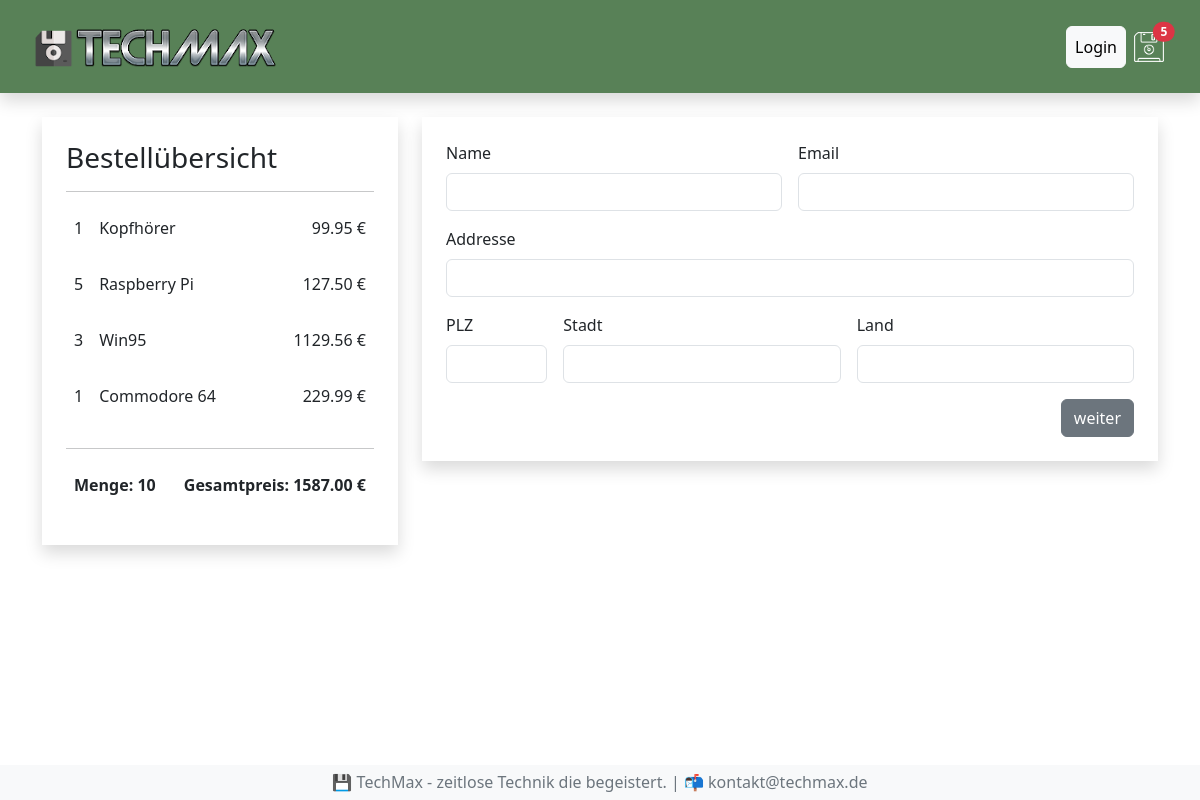
The app's page /kasse/ (signed in), older data.
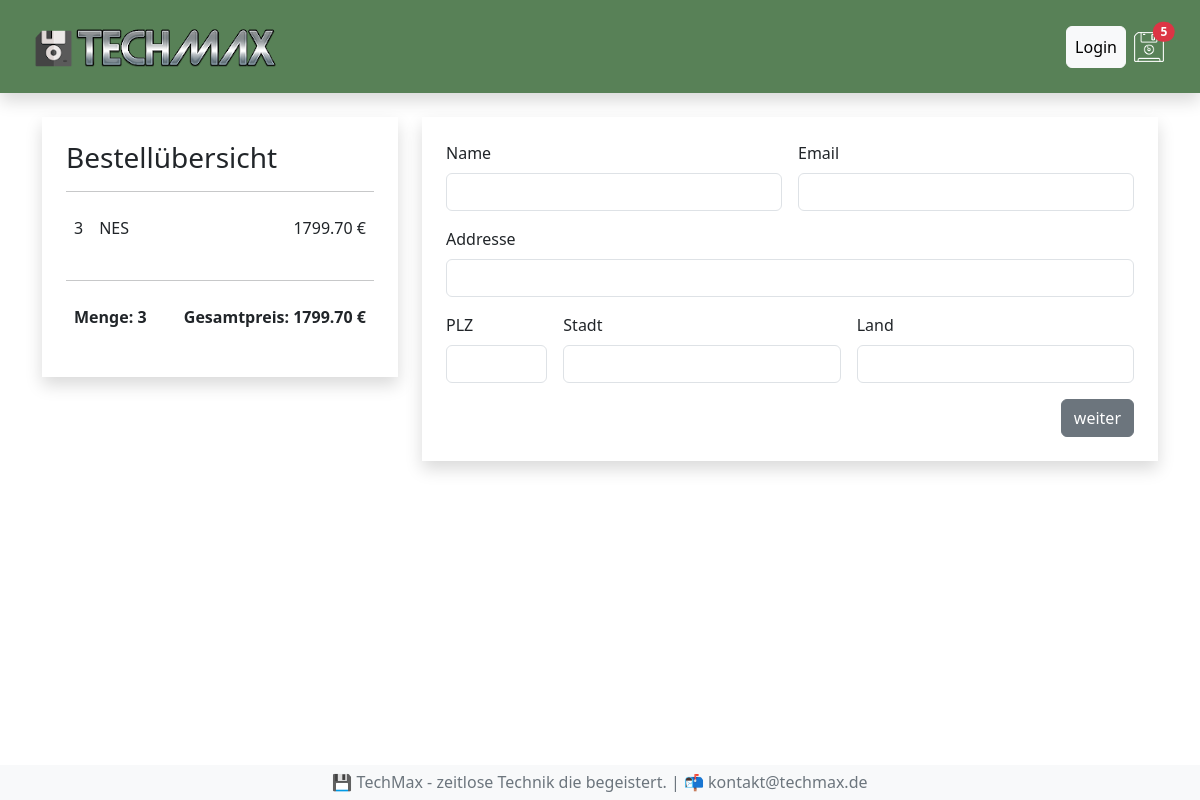
The same page, newer data.
### shop/models.py (models this page shows, shortened)
class BestellteArtikell(models.Model):
  artikel = models.ForeignKey(Artikel, on_delete=models.SET_NULL, null=True, blank=True)
  bestellung = models.ForeignKey(Bestellung, on_delete=models.SET_NULL, null=True, blank=True)
  menge = models.IntegerField(default=0, null=True, blank=True)
  datum = models.DateTimeField(auto_now_add=True)
  @property
  def get_summe(self):
    summe = self.artikel.preis * self.menge
    return summe

class Artikel(models.Model):
  name = models.CharField(max_length=64, null=True)
  beschreibung = models.TextField(null=True, blank=True)
  preis = models.FloatField()
  img = models.ImageField(null=True, blank=True)

class Bestellung(models.Model):
  kunde = models.ForeignKey(Kunde, on_delete=models.SET_NULL, null=True, blank=True)
  bestelldatum = models.DateTimeField(auto_now_add=True)
  erledigt = models.BooleanField(default=False, null=True, blank=True)
  auftrags_id = models.CharField(max_length=100, null=True)
  @property
  def get_gesamtpreis(self):
    bestellteartikels = self.bestellteartikell_set.all()
    gesamtpreis = sum(artikel.get_summe for artikel in bestellteartikels)
    return gesamtpreis
  def get_gesamtmenge(self):
    bestellteartikels = self.bestellteartikell_set.all()
    gesamtmenge = sum(artikel.menge for artikel in bestellteartikels)
    return gesamtmenge

### shop/views.py (the view)
# urls.py: path('kasse/', views.kasse, name='kasse'),
def kasse(request):
  ctx = berechnungBestellung(request)
  return render(request, 'shop/kasse.html', ctx)

### shop/views.py (called while the page is built)
def berechnungBestellung(request):
  if request.user.is_authenticated:
    kunde = request.user.kunde
    bestellung, created = Bestellung.objects.get_or_create(kunde = kunde, erledigt = False)
    artikels = bestellung.bestellteartikell_set.all()
  else:
    artikels = []
    bestellung = []
  ctx = {"artikels": artikels, "bestellung":bestellung}
  return ctx

### shop/templates/shop/kasse.html
{% extends 'shop/index.html' %}
{% block content %}
    <div class="row mt-4">
        <div class="col-4">
            <div class="shadow p-4">
                <h3>Bestellübersicht</h3>
                <hr>
                {% for artikel in artikels %}
                <div class="d-flex">
                    <p class="p-2">{{artikel.menge}}</p>
                    <p class="me-auto p-2">{{artikel.artikel.name}}</p>
                    <p class="p-2">{{artikel.get_summe | floatformat:2}} €</p>
                </div>
                {% endfor %}
                <hr>
                <div class="d-flex">
                    <p class="me-auto fw-bold p-2">Menge: {{ bestellung.get_gesamtmenge }}</p>
                    <p class="fw-bold p-2">Gesamtpreis: {{ bestellung.get_gesamtpreis | floatformat:2 }} €</p>
                </div>
            </div>
        </div>
        <div class="col-8">
            <div class="shadow p-4">
                <form class="row g-3">
                    <div class="col-md-6">
                      <label for="inputName" class="form-label">Name</label>
                      <input type="text" class="form-control" id="inputName">
                    </div>
                    <div class="col-md-6">
                        <label for="inputEmail" class="form-label">Email</label>
                        <input type="email" class="form-control" id="inputEmail">
                    </div>
                    <div class="col-12">
                      <label for="inputAddress" class="form-label">Addresse</label>
                      <input type="text" class="form-control" id="inputAddress">
                    </div>
                    <div class="col-md-2">
                        <label for="inputPlz" class="form-label">PLZ</label>
                        <input type="text" class="form-control" id="inputPlz">
                      </div>
                    <div class="col-md-5">
                      <label for="inputStadt" class="form-label">Stadt</label>
                      <input type="text" class="form-control" id="inputStadt">
                    </div>
                    <div class="col-md-5">
                        <label for="inputLand" class="form-label">Land</label>
                        <input type="text" class="form-control" id="inputLand">
                      </div>
                    <div class="col-12 d-flex justify-content-end">
                      <button type="submit" id="formular-button" class="btn btn-secondary">weiter</button>
                    </div>
                  </form>
            </div>
        </div>
    </div>
{% endblock content %}

Row changes from the older to the newer data that the page shows:
removed BestellteArtikell: menge "1", artikel.name "Kopfhörer", get_summe "99.95"
removed BestellteArtikell: menge "5", artikel.name "Raspberry Pi", get_summe "127.50"
removed BestellteArtikell: menge "3", artikel.name "Win95", get_summe "1129.56"
removed BestellteArtikell: menge "1", artikel.name "Commodore 64", get_summe "229.99"
removed Bestellung: get_gesamtmenge "10", get_gesamtpreis "1587.00"
added BestellteArtikell: menge "3", artikel.name "NES", get_summe "1799.70"
added Bestellung: get_gesamtmenge "3", get_gesamtpreis "1799.70"
